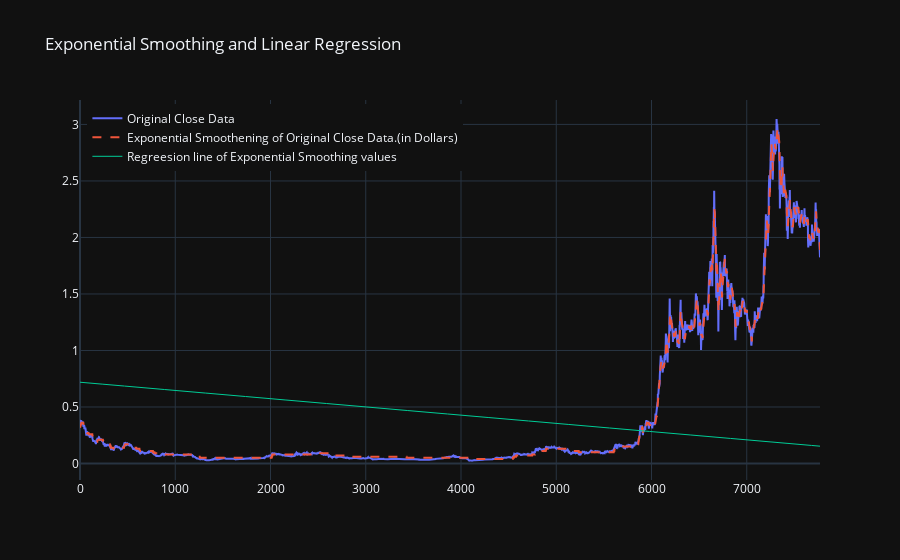

Here is the notebook cell this chart was saved with:
### Code cell
drawSmoothedRegressionPlot(np.arange(0, rows), close, "Original Close Data",
                           "Exponential Smoothening of Original Close Data.(in Dollars)", "Regreesion line of Exponential Smoothing values")

### Figure 1 — Plotly figure (JSON) as saved in the notebook; plotly's stock layout.template omitted (floating-point values rounded to 4 significant figures; data arrays with more than 128 entries replaced by an {"elided": "..."} marker saying what was removed)
{"data": [{"mode": "lines", "name": "Original Close Data", "type": "scatter", "x": {"elided": "7770 int values"}, "y": {"elided": "7770 float values"}}, {"line": {"dash": "dash"}, "mode": "lines", "name": "Exponential Smoothening of Original Close Data.(in Dollars)", "type": "scatter", "x": {"elided": "7770 int values"}, "y": {"elided": "7770 float values"}}, {"line": {"width": 1}, "mode": "lines", "name": "Regreesion line of Exponential Smoothing values", "type": "scatter", "x": {"elided": "7770 int values"}, "y": {"elided": "7770 float values"}}], "layout": {"legend": {"x": 0.01, "xanchor": "left", "y": 0.99, "yanchor": "top"}, "title": {"text": "Exponential Smoothing and Linear Regression"}}}
